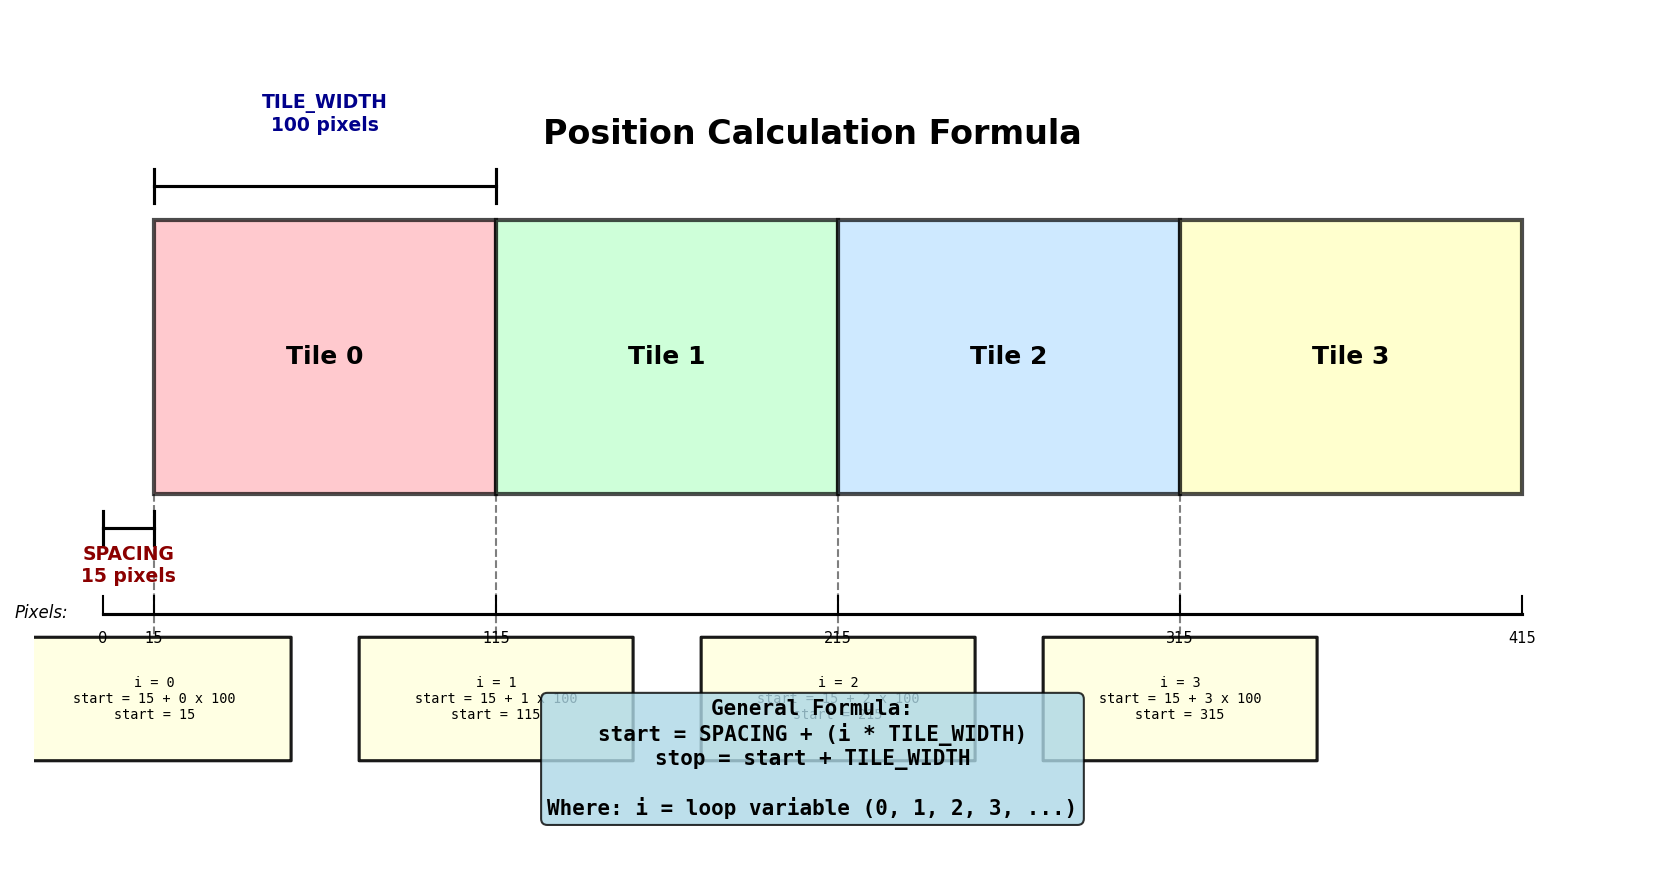

Generate this figure with Python:


import matplotlib.pyplot as plt
import matplotlib.patches as mpatches
from matplotlib.patches import FancyBboxPatch, FancyArrowPatch

# Configuration
N_TILES = 4
TILE_WIDTH = 100
SPACING = 15
CANVAS_HEIGHT = 80

# Create figure
fig, ax = plt.subplots(figsize=(12, 6), dpi=150)
ax.set_xlim(-20, SPACING + N_TILES * TILE_WIDTH + 40)
ax.set_ylim(-30, 220)
ax.set_aspect('equal')
ax.axis('off')

# Title
ax.text(
    (SPACING + N_TILES * TILE_WIDTH) / 2,
    190,
    'Position Calculation Formula',
    ha='center',
    va='top',
    fontsize=16,
    fontweight='bold'
)

# Draw tiles
colors = ['#FFB3BA', '#BAFFC9', '#BAE1FF', '#FFFFBA']  # Pastel colors
for i in range(N_TILES):
    # Calculate position using the formula
    start = SPACING + i * TILE_WIDTH

    # Draw tile
    rect = mpatches.Rectangle(
        (start, CANVAS_HEIGHT),
        TILE_WIDTH,
        CANVAS_HEIGHT,
        linewidth=2,
        edgecolor='black',
        facecolor=colors[i],
        alpha=0.7
    )
    ax.add_patch(rect)

    # Add tile index label
    ax.text(
        start + TILE_WIDTH / 2,
        CANVAS_HEIGHT + 40,
        f'Tile {i}',
        ha='center',
        va='center',
        fontsize=12,
        fontweight='bold'
    )

# Add measurement annotations
# Spacing annotation (before first tile)
ax.plot([0, SPACING], [CANVAS_HEIGHT - 10, CANVAS_HEIGHT - 10], 'k-', lw=1.5)
ax.plot([0, 0], [CANVAS_HEIGHT - 15, CANVAS_HEIGHT - 5], 'k-', lw=1.5)
ax.plot([SPACING, SPACING], [CANVAS_HEIGHT - 15, CANVAS_HEIGHT - 5], 'k-', lw=1.5)
ax.text(
    SPACING / 2,
    CANVAS_HEIGHT - 15,
    f'SPACING\n{SPACING} pixels',
    ha='center',
    va='top',
    fontsize=9,
    color='darkred',
    fontweight='bold'
)

# Tile width annotation (first tile)
start_0 = SPACING
ax.plot([start_0, start_0 + TILE_WIDTH], [CANVAS_HEIGHT + CANVAS_HEIGHT + 10, CANVAS_HEIGHT + CANVAS_HEIGHT + 10], 'k-', lw=1.5)
ax.plot([start_0, start_0], [CANVAS_HEIGHT + CANVAS_HEIGHT + 5, CANVAS_HEIGHT + CANVAS_HEIGHT + 15], 'k-', lw=1.5)
ax.plot([start_0 + TILE_WIDTH, start_0 + TILE_WIDTH], [CANVAS_HEIGHT + CANVAS_HEIGHT + 5, CANVAS_HEIGHT + CANVAS_HEIGHT + 15], 'k-', lw=1.5)
ax.text(
    start_0 + TILE_WIDTH / 2,
    CANVAS_HEIGHT + CANVAS_HEIGHT + 25,
    f'TILE_WIDTH\n{TILE_WIDTH} pixels',
    ha='center',
    va='bottom',
    fontsize=9,
    color='darkblue',
    fontweight='bold'
)

# Formula breakdown for each tile
formula_y = 20
for i in range(N_TILES):
    start = SPACING + i * TILE_WIDTH

    # Position marker
    ax.plot([start, start], [CANVAS_HEIGHT, formula_y + 18], 'k--', lw=1, alpha=0.5)

    # Formula box
    formula_text = f'i = {i}\nstart = {SPACING} + {i} x {TILE_WIDTH}\nstart = {start}'

    box = FancyBboxPatch(
        (start - 40, formula_y - 18),
        80,
        36,
        boxstyle="round,pad=0.05",
        linewidth=1.5,
        edgecolor='black',
        facecolor='lightyellow',
        alpha=0.9
    )
    ax.add_patch(box)

    ax.text(
        start,
        formula_y,
        formula_text,
        ha='center',
        va='center',
        fontsize=6.5,
        family='monospace'
    )

# Add general formula at bottom
general_formula = (
    'General Formula:\n'
    'start = SPACING + (i * TILE_WIDTH)\n'
    'stop = start + TILE_WIDTH\n'
    '\n'
    'Where: i = loop variable (0, 1, 2, 3, ...)'
)
ax.text(
    (SPACING + N_TILES * TILE_WIDTH) / 2,
    -15,
    general_formula,
    ha='center',
    va='bottom',
    fontsize=10,
    bbox=dict(boxstyle='round', facecolor='lightblue', alpha=0.8),
    family='monospace',
    fontweight='bold'
)

# Add pixel ruler at the bottom for reference
ruler_y = CANVAS_HEIGHT - 35
tick_positions = [0, SPACING, SPACING + TILE_WIDTH, SPACING + 2*TILE_WIDTH,
                  SPACING + 3*TILE_WIDTH, SPACING + 4*TILE_WIDTH]
for pos in tick_positions:
    ax.plot([pos, pos], [ruler_y, ruler_y + 5], 'k-', lw=1)
    ax.text(pos, ruler_y - 5, str(pos), ha='center', va='top', fontsize=7)

ax.plot([0, SPACING + N_TILES * TILE_WIDTH], [ruler_y, ruler_y], 'k-', lw=1.5)
ax.text(-10, ruler_y, 'Pixels:', ha='right', va='center', fontsize=8, style='italic')

plt.tight_layout()
plt.savefig('position_calculation_diagram.png', dpi=150, bbox_inches='tight', facecolor='white')
plt.close()

print("Position calculation diagram created successfully!")
print("Output saved as: position_calculation_diagram.png")
print(f"Formula demonstrated: start = {SPACING} + (i * {TILE_WIDTH})")
